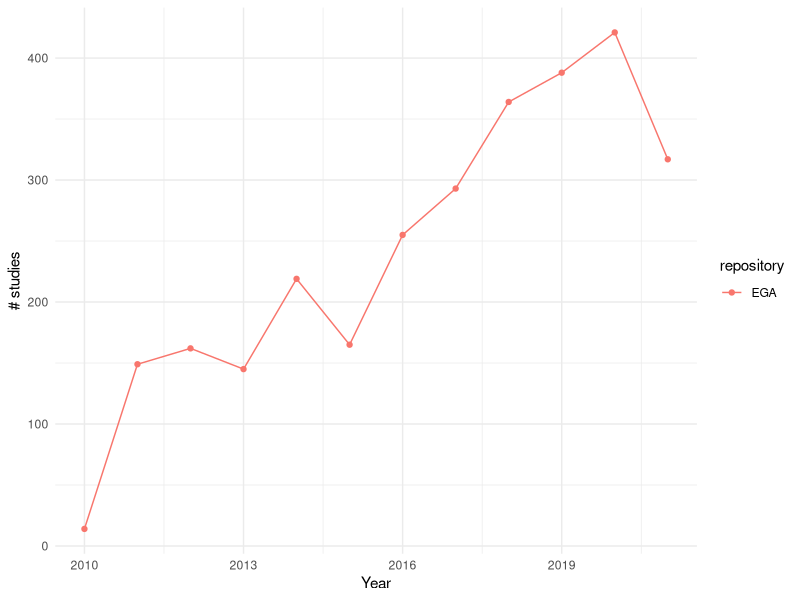
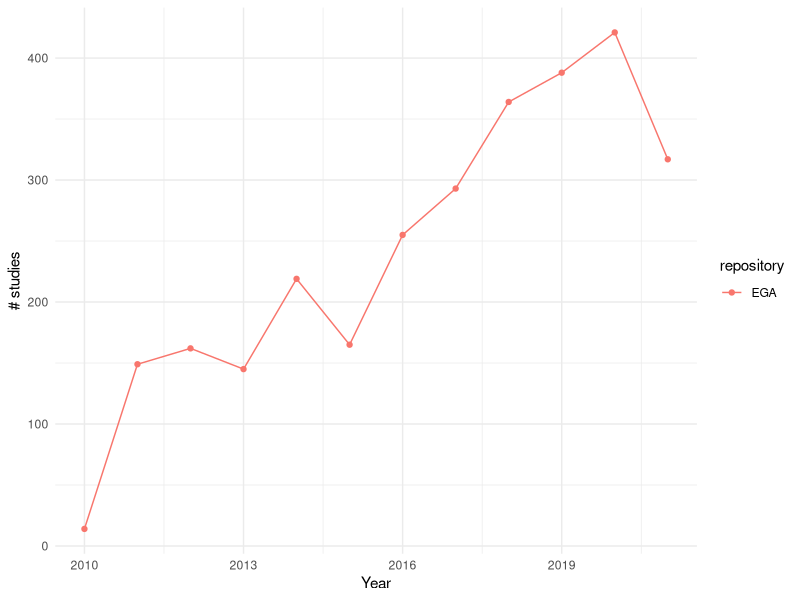

Generate these figures, in order, with R:
library(data.table)
library(reshape2)
library(ggplot2)
library(stringr)
library(dplyr)
library(lubridate)
library(patchwork) # To display 2 charts together
#library(hrbrthemes)
library(cowplot)

# Load data
ega = fread("../ega/all_EGA_samples.txt")
#ega$total_all = length(unique(ega$ega_stable_id))
ega$year = str_split_fixed(ega$date_study, '-', 2)[,1]
colnames(ega)[1] = "study_id"
ega= ega%>%group_by(study_id,repository)%>%
  summarise(male = sum(male),
            female = sum(female),
            unknown = sum (unknown),
            total = sum (total),
            year = max(year))

dbgap = fread("../dbpgap/summary_fourth.csv")
dbgap$total = dbgap$male +  dbgap$female +  dbgap$unknown
dbgap$repository="dbGaP"
spl = str_split_fixed(str_remove(dbgap$filename,'\\.\\/data\\/'), '\\.',6)
dbgap$study_id = paste(spl[,1],spl[,2],spl[,5], sep=".")
dbgap$date = parse_date_time(dbgap$date, orders = c('mdy', 'dmy','ymd', "%d %m &y %H:%M:%S %Y"))
dbgap$year =str_split_fixed(dbgap$date, '-', 2)[,1]
dbgap2 =dbgap%>%group_by(study_id,repository)%>%
  summarise(male = sum(male),
            female = sum(female),
            unknown = sum (unknown),
            total = sum (total),
            year = max(year))

# bind datasets
ega_dbgap = rbindlist(list(unique(ega[,c("study_id","repository","year")]),
                           dbgap2), use.names = T, fill = T)
ega_dbgap$s = 1

ll = ega_dbgap%>% group_by(year, repository) %>% summarise(stu = sum(s))
ndatasets= ggplot(subset(ll, !is.na(year) & year != 1980),
                  aes(x = as.numeric(year), y = stu, group = repository, color = repository))+
  geom_point(stat = "identity")+
  geom_line()+
  theme_minimal()+
  ylab("# studies")+
  xlab("Year")

ndatasets
png('../figures/figureS2.png',
    width = 1000, height = 500, res = 200)
ndatasets
dev.off()
